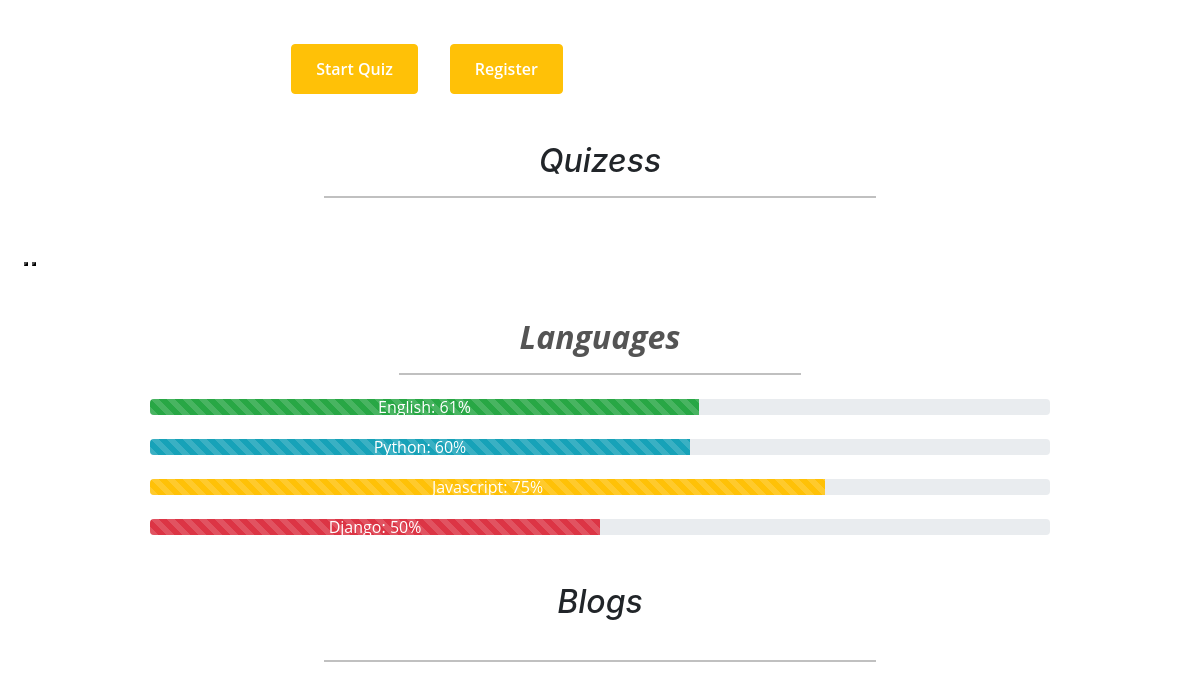
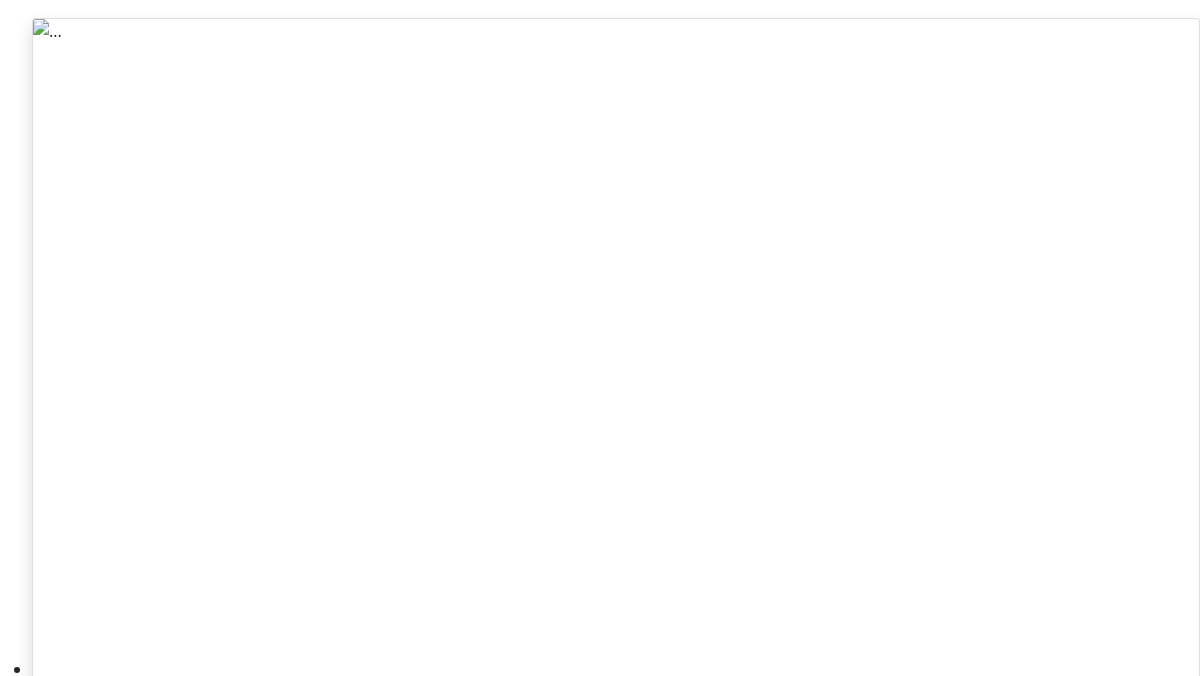
/ (middle part), run on an earlier commit of the app's database (2 pictures, top to bottom).
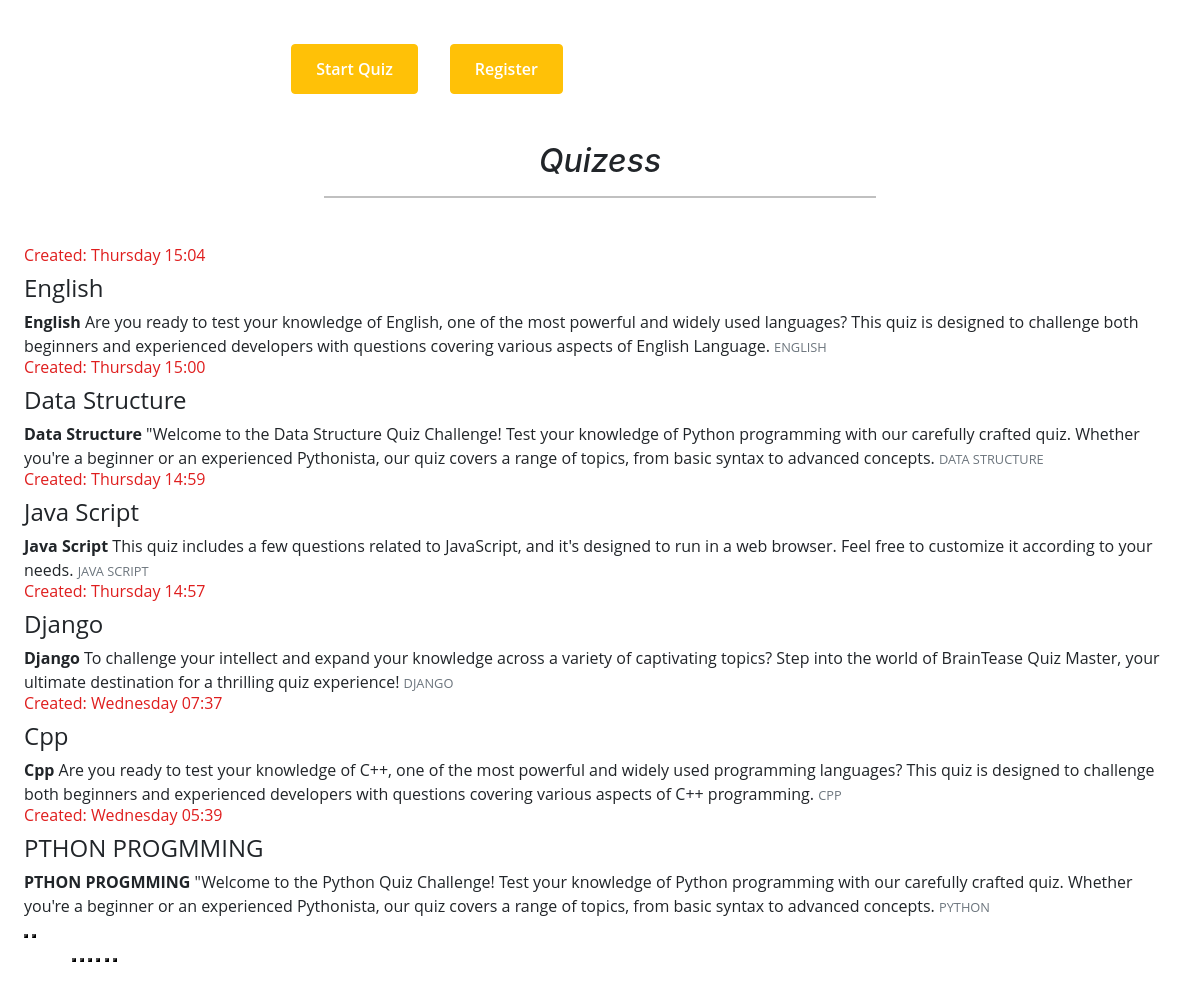
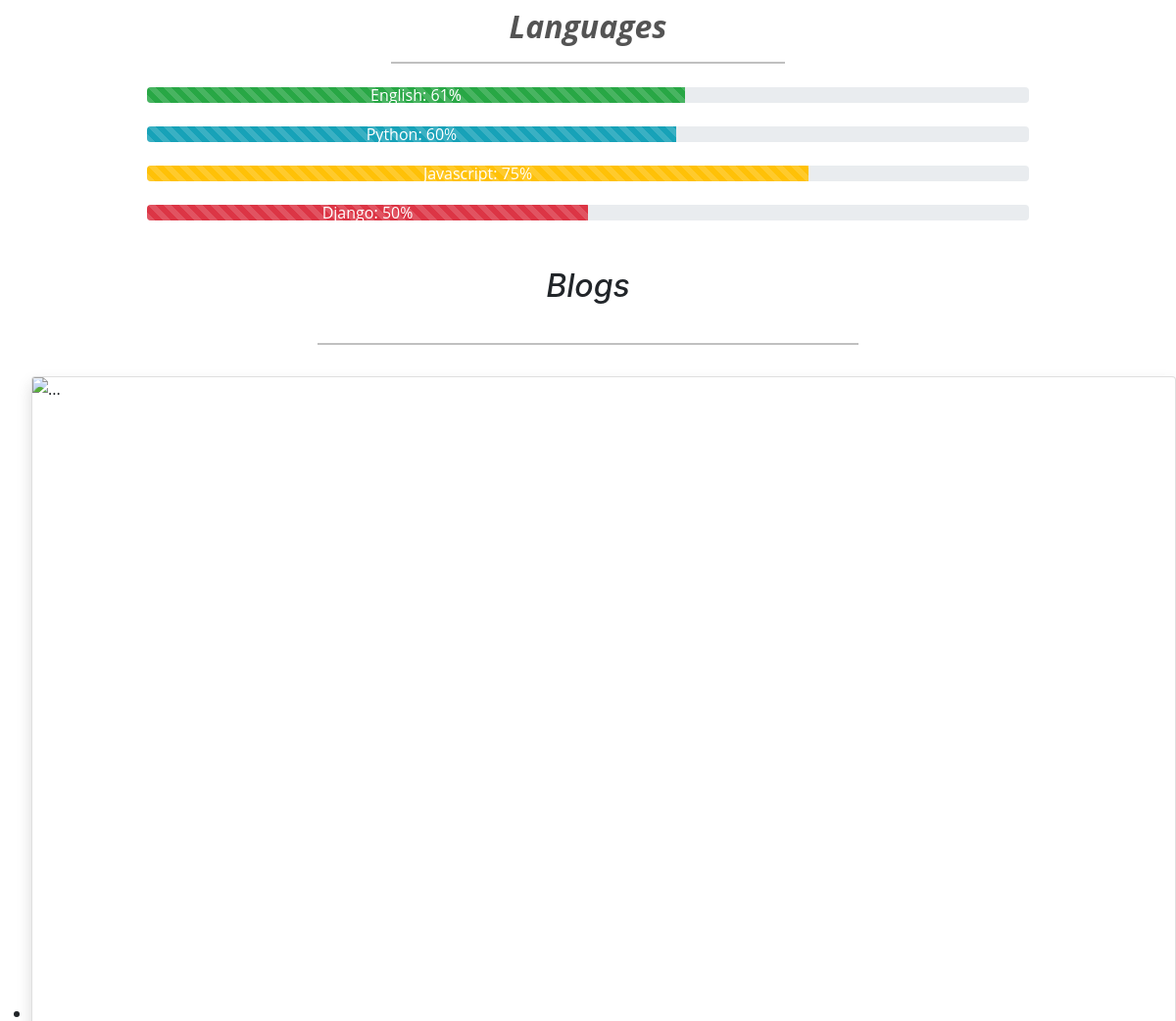
And on a later commit of the database (2 pictures, top to bottom).
### quizm/models.py (models this page shows, shortened)
class Quiz(models.Model):
    title = models.CharField(max_length=255)
    description = models.TextField()
    category = models.ForeignKey(Category, on_delete=models.CASCADE)
    quiz_file = models.FileField(upload_to='quiz/')
    created_at = models.DateTimeField(auto_now_add=True)
    updated_at = models.DateTimeField(auto_now=True)
    image = models.ImageField(
        upload_to='uploads/', blank=True, null=True)
    class Meta:
        verbose_name_plural = 'Quizzes'

class Category(models.Model):
    name = models.CharField(max_length=15)
    class Meta:
        verbose_name_plural = 'Categories'
    def __str__(self):
        return self.name

### quiz_master/views.py (the view)
# urls.py: 2. Add a URL to urlpatterns:  path('', views.home, name='home')
def home(request, category_slug=None):
    quizzes = Quiz.objects.order_by('-created_at')
    categories = Category.objects.all()
    context = {"user_profile": 'sakil',
               "quizzes": quizzes, "categories": categories}
    return render(request, 'home.html', context)

### templates/home.html (shortened to what the changed rows need)
{% extends 'base.html' %}
{% block content %}
{% load static %}
<h2 class="px-5 mx-auto text-center font-italic">Quizess
    <div class="hr-line mt-3"></div>
</h2>
<div
    class="px-4 m swiffy-slider slider-item-show3 slider-nav-dark slider-nav-visible slider-nav-outside slider-item-snapstart my-3 slider-nav-sm my-xl-5 slider-indicators-square slider-indicators-outside slider-indicators-dark slider-nav-animation-slideup slider-nav-animation slider-item-first-visible">
    <div class="slider-container">
        {% for quiz in quizzes %}
        <div class="slide-visible">
            <div>
                <h3 class="mb-0 h6" style="color: rgb(223, 30, 30); --darkreader-inline-color: #ff4646;"
                    data-darkreader-inline-color="">Created:
                    {{ quiz.created_at|date:"l H:i" }}</h3>
                <h3 class="my-2 h4" style="" data-darkreader-inline-color="">
                    {{ quiz.title }}</h3>
                <strong>{{ quiz.title }}</strong> {{ quiz.description }}
                <small class="text-muted text-uppercase">{{ quiz.category }}</small>
            </div>
        </div>
        {% endfor %}
    </div>
    <div class="slider-indicators" style="justify-content:right;margin-left: 3rem;">
        {% for quiz in quizzes %}
        <button {% if forloop.first %}class="active" {% endif %} aria-label="Go to slide"></button>
        {% endfor %}
    </div>
</div>
<div class="w-75 m-auto pb-5 ttext ">
    <h2 class="px-5 mx-auto text-center fw-bold font-italic">Languages
        <div class="hr-line mt-3"></div>
    </h2>
</div>
<h2 class="px-5 mx-auto text-center font-italic">Blogs
    <div class="hr-line"></div>
</h2>
{% endblock %}

What changed in the data, as far as the page shows it:
added Quiz: created_at "Thursday 15:04", title "English", description "Are you ready to test your knowledge of English, one of the most powerful and widely used languages? This quiz is designed to challenge both beginners and experienced developers with questions covering various aspects of English Language.", category "ENGLISH"
added Quiz: created_at "Thursday 15:00", title "Data Structure", description "\"Welcome to the Data Structure Quiz Challenge! Test your knowledge of Python programming with our carefully crafted quiz. Whether you're a beginner or an experienced Pythonista, our quiz covers a range of topics, from basic syntax to advanced concepts.", category "DATA STRUCTURE"
added Quiz: created_at "Thursday 14:59", title "Java Script", description "This quiz includes a few questions related to JavaScript, and it's designed to run in a web browser. Feel free to customize it according to your needs.", category "JAVA SCRIPT"
added Quiz: created_at "Thursday 14:57", title "Django", description "To challenge your intellect and expand your knowledge across a variety of captivating topics? Step into the world of BrainTease Quiz Master, your ultimate destination for a thrilling quiz experience!", category "DJANGO"
added Quiz: created_at "Wednesday 07:37", title "Cpp", description "Are you ready to test your knowledge of C++, one of the most powerful and widely used programming languages? This quiz is designed to challenge both beginners and experienced developers with questions covering various aspects of C++ programming.", category "CPP"
added Quiz: created_at "Wednesday 05:39", title "PTHON PROGMMING", description "\"Welcome to the Python Quiz Challenge! Test your knowledge of Python programming with our carefully crafted quiz. Whether you're a beginner or an experienced Pythonista, our quiz covers a range of topics, from basic syntax to advanced concepts.", category "PYTHON"
